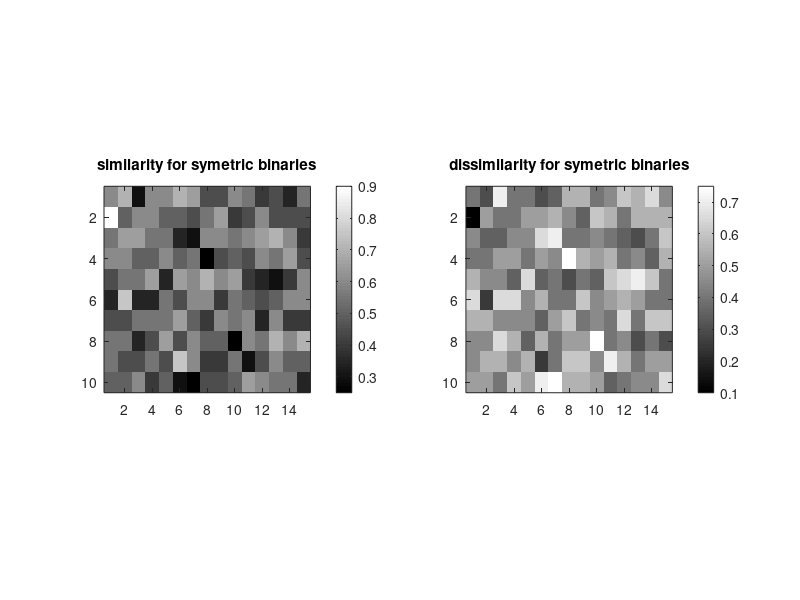

This figure's MATLAB source:
clc
clear
close all

number_of_records_in_x = 10;
number_of_data_in_eaxh_record_for_x = 20;
x = rand(number_of_records_in_x, number_of_data_in_eaxh_record_for_x) > 0.5;

number_of_records_in_y = 15;
number_of_data_in_eaxh_record_for_y = 20;
y = rand(number_of_records_in_y, number_of_data_in_eaxh_record_for_y) > 0.5;

symetric_threshold = 0.05;

if (sum(x(:))-sum(1-x(:)))/numel(x) < symetric_threshold && (sum(y(:))-sum(1-y(:)))/numel(y) < symetric_threshold
    is_data_symetric_binary = true;
else
    is_data_symetric_binary = false;

    % force to set 1 for small amount of data
    if (sum(x(:))+sum(y(:))) > (sum(1-x(:))+sum(1-y(:)))
        x = 1 - x;
        y = 1 - y;
    end

    jaccard = ones(size(x, 1), size(y, 1));
end

match_threshold = 0.1;

dissimilarity = ones(size(x, 1), size(y, 1));
for i = 1 : size(x, 1)
    for j = 1 : size(y, 1)
        q = sum(x(i, :) == y(j, :) & x(i, :) == 1);
        t = sum(x(i, :) == y(j, :) & x(i, :) == 0);
        r = sum(x(i, :) ~= y(j, :) & x(i, :) == 1);
        s = sum(x(i, :) ~= y(j, :) & x(i, :) == 0);

        if is_data_symetric_binary
            dissimilarity(i, j) = (r + s) / (q + t + r + s);
        else
            dissimilarity(i, j) = (r + s) / (q + r + s);
            jaccard(i, j) = q / (q + r + s); %coherence or jaccard, both are the same
        end
    end
end

similarity = 1 - dissimilarity;

figure(1);
colormap gray;

subplot(1,2,1);
imagesc(similarity);
if is_data_symetric_binary
    title('similarity for symetric binaries');
else
    title('similarity for nonsymetric binaries');
end
colorbar;
axis square;

subplot(1,2,2);
imagesc(dissimilarity);
if is_data_symetric_binary
    title('dissimilarity for symetric binaries');
else
    title('dissimilarity for nonsymetric binaries');
end
colorbar;
axis square;

if ~is_data_symetric_binary
    figure(2);
    colormap gray;
    imagesc(jaccard);
    title('jaccard for nonsymetric binaries');
    colorbar;
    axis square;
end